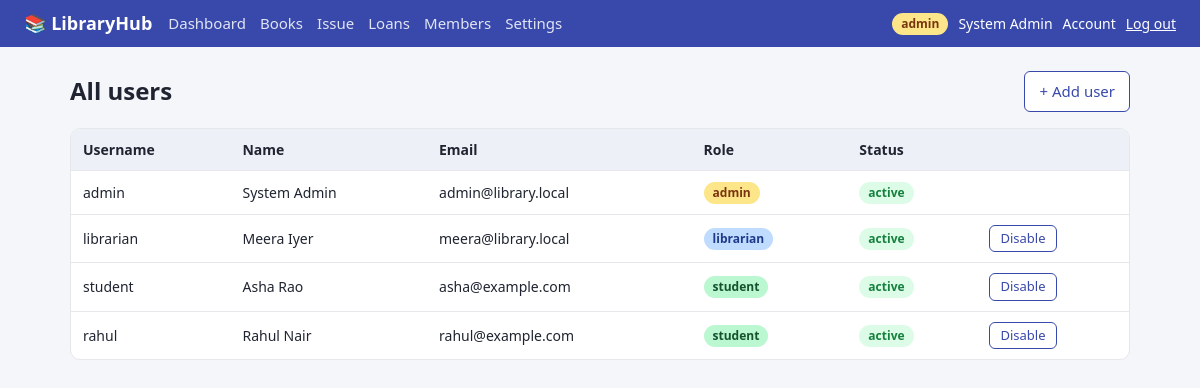
The app's page /users (signed in) with its own data.
### tables this page shows
CREATE TABLE users (
    id            INTEGER PRIMARY KEY AUTOINCREMENT,
    username      TEXT UNIQUE NOT NULL,
    password_hash TEXT NOT NULL,
    full_name     TEXT NOT NULL,
    email         TEXT NOT NULL DEFAULT '',
    role          TEXT NOT NULL CHECK (role IN ('admin','librarian','student')),
    active        INTEGER NOT NULL DEFAULT 1,
    created_at    TEXT NOT NULL DEFAULT CURRENT_DATE
);

### app.py (the view)
@app.route("/users")
@roles_required(*STAFF)
def users():
    if g.user["role"] == "admin":
        rows = qall("SELECT * FROM users ORDER BY role, full_name")
    else:  # librarians only see / manage students
        rows = qall("SELECT * FROM users WHERE role = 'student' ORDER BY full_name")
    return render_template("users.html", rows=rows)

### app.py (called while the page is built)
def qall(sql, args=()):
    return db.get_db().execute(sql, args).fetchall()

def qone(sql, args=()):
    return db.get_db().execute(sql, args).fetchone()

@app.before_request
def load_user():
    g.user = None
    uid = session.get("uid")
    if uid:
        g.user = qone("SELECT * FROM users WHERE id = ? AND active = 1", (uid,))
        if g.user is None:
            session.clear()
    if request.method == "POST":  # CSRF protection for every form
        token = session.get("csrf")
        if not token or token != request.form.get("csrf"):
            abort(400, "Invalid or missing CSRF token. Reload the page and try again.")

@app.context_processor
def inject_globals():
    if "csrf" not in session:
        session["csrf"] = secrets.token_hex(16)
    return {"csrf": session["csrf"], "user": g.user}

def roles_required(*roles):
    def deco(view):
        @wraps(view)
        def wrapper(*a, **kw):
            if g.user is None:
                return redirect(url_for("login", next=request.path))
            if g.user["role"] not in roles:
                abort(403)
            return view(*a, **kw)
        return wrapper
    return deco

### db.py (called while the page is built)
def get_db():
    if "db" not in g:
        g.db = sqlite3.connect(DB_PATH)
        g.db.row_factory = sqlite3.Row
        g.db.execute("PRAGMA foreign_keys = ON")
    return g.db

### templates/users.html
{% extends "base.html" %}{% block title %}Members{% endblock %}
{% block content %}
<div class="bar"><h1 class="grow" style="margin:0">{{ 'All users' if user.role == 'admin' else 'Students' }}</h1>
  <a class="btn ghost" href="{{ url_for('add_user') }}">+ {{ 'Add user' if user.role == 'admin' else 'Register student' }}</a></div>
<div class="table-wrap"><table>
  <tr><th>Username</th><th>Name</th><th>Email</th><th>Role</th><th>Status</th>{% if user.role == 'admin' %}<th></th>{% endif %}</tr>
  {% for u in rows %}<tr>
    <td>{{ u.username }}</td><td>{{ u.full_name }}</td><td>{{ u.email }}</td>
    <td><span class="badge role-{{ u.role }}">{{ u.role }}</span></td>
    <td>{% if u.active %}<span class="badge ok">active</span>{% else %}<span class="badge bad">disabled</span>{% endif %}</td>
    {% if user.role == 'admin' %}<td>{% if u.id != user.id %}
      <form class="inline" method="post" action="{{ url_for('toggle_user', uid=u.id) }}"><input type="hidden" name="csrf" value="{{ csrf }}">
      <button class="btn ghost sm">{{ 'Disable' if u.active else 'Enable' }}</button></form>{% endif %}</td>{% endif %}
  </tr>{% endfor %}
</table></div>
{% endblock %}

### templates/base.html (shortened to what this page needs)
<!doctype html>
<html lang="en"><head>
<link rel="stylesheet" href="{{ url_for('static', filename='style.css') }}">
</head><body>
{% if user %}
<header class="nav">
  <a class="brand" href="{{ url_for('dashboard') }}">📚 LibraryHub</a>
  <nav>
    <a href="{{ url_for('dashboard') }}">Dashboard</a>
    <a href="{{ url_for('books') }}">Books</a>
    {% if user.role in ('admin', 'librarian') %}
      <a href="{{ url_for('issue') }}">Issue</a>
      <a href="{{ url_for('loans') }}">Loans</a>
      <a href="{{ url_for('users') }}">Members</a>
    {% endif %}
    {% if user.role == 'admin' %}<a href="{{ url_for('settings') }}">Settings</a>{% endif %}
  </nav>
  <div class="who">
    <span class="badge role-{{ user.role }}">{{ user.role }}</span> {{ user.full_name }}
    <a href="{{ url_for('account') }}">Account</a>
    <form class="inline" method="post" action="{{ url_for('logout') }}">
      <input type="hidden" name="csrf" value="{{ csrf }}"><button class="link">Log out</button>
    </form>
  </div>
</header>
{% endif %}
<main>
  {% block content %}{% endblock %}
</main>
</body></html>

### static/style.css (style rules this page uses)
:root { --bg:#f5f6fa;--card:#fff;--ink:#1f2430;--muted:#6b7280;--line:#e5e7eb;--brand:#3949ab;--brand-d:#2c3990;--ok:#15803d;--warn:#b45309;--bad:#b91c1c }
* { box-sizing:border-box }
body { margin:0;font:15px/1.5 system-ui,-apple-system,"Segoe UI",Roboto,sans-serif;background:var(--bg);color:var(--ink) }
a { color:var(--brand);text-decoration:none }
.nav { display:flex;flex-wrap:wrap;align-items:center;gap:16px;padding:10px 24px;background:var(--brand);color:#fff }
.nav a { color:#fff }
.brand { font-weight:700;font-size:18px }
.nav nav { display:flex;gap:14px;flex:1;flex-wrap:wrap }
.nav nav a { opacity:.85 }
.who { display:flex;gap:10px;align-items:center;font-size:14px }
main { max-width:1100px;margin:24px auto;padding:0 20px }
h1 { margin:0 0 16px;font-size:24px }
.table-wrap { overflow-x:auto;border:1px solid var(--line);border-radius:10px;background:var(--card) }
table { width:100%;border-collapse:collapse }
th,td { padding:10px 12px;text-align:left;border-bottom:1px solid var(--line);font-size:14px;vertical-align:middle }
th { background:#eef0f7;font-weight:600;white-space:nowrap }
tr:last-child td { border-bottom:0 }
.btn { display:inline-block;padding:8px 14px;border-radius:6px;border:1px solid var(--brand);background:var(--brand);color:#fff;font:inherit;cursor:pointer }
.btn.ghost { background:#fff;color:var(--brand) }
.btn.sm { padding:3px 10px;font-size:13px }
form.inline { display:inline }
button.link { background:none;border:0;color:#fff;cursor:pointer;font:inherit;padding:0;text-decoration:underline }
.badge { display:inline-block;padding:2px 9px;border-radius:999px;font-size:12px;font-weight:600;background:#e5e7eb }
.role-admin { background:#fde68a;color:#78350f }
.role-librarian { background:#bfdbfe;color:#1e3a8a }
.role-student { background:#bbf7d0;color:#14532d }
.ok { background:#dcfce7;color:var(--ok) }
.bar { display:flex;gap:10px;margin-bottom:16px;flex-wrap:wrap;align-items:center }
.bar .grow { flex:1 }

### records on screen
users: role "admin", full_name "System Admin", role "All users", role "Add user", username "admin", email "admin@library.local", active "active"
users: username "librarian", full_name "Meera Iyer", email "meera@library.local", role "librarian", shows "active", active "Disable"
users: username "student", full_name "Asha Rao", email "asha@example.com", role "student", shows "active", active "Disable"
users: username "rahul", full_name "Rahul Nair", email "rahul@example.com", role "student", shows "active", active "Disable"
